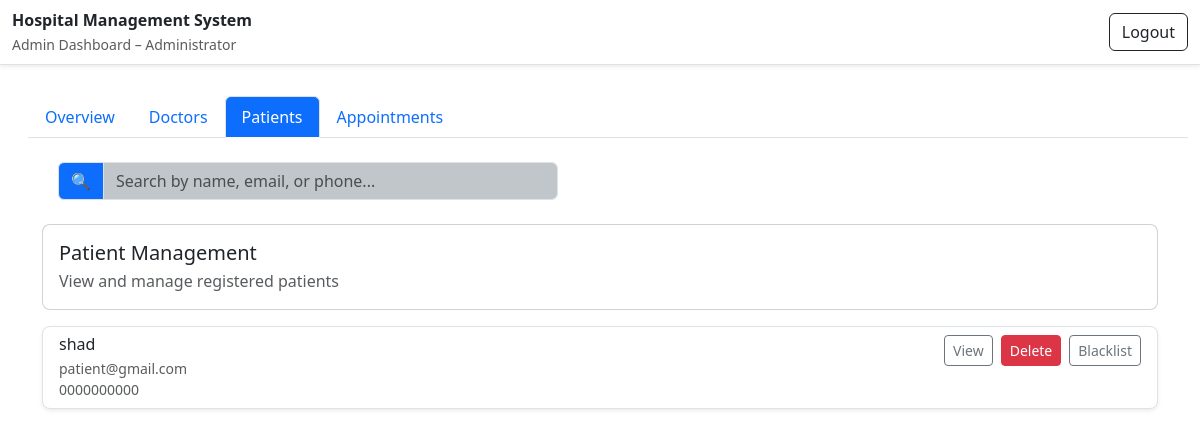
Before: /admin/dashboard/patients (signed in) with the older database file.
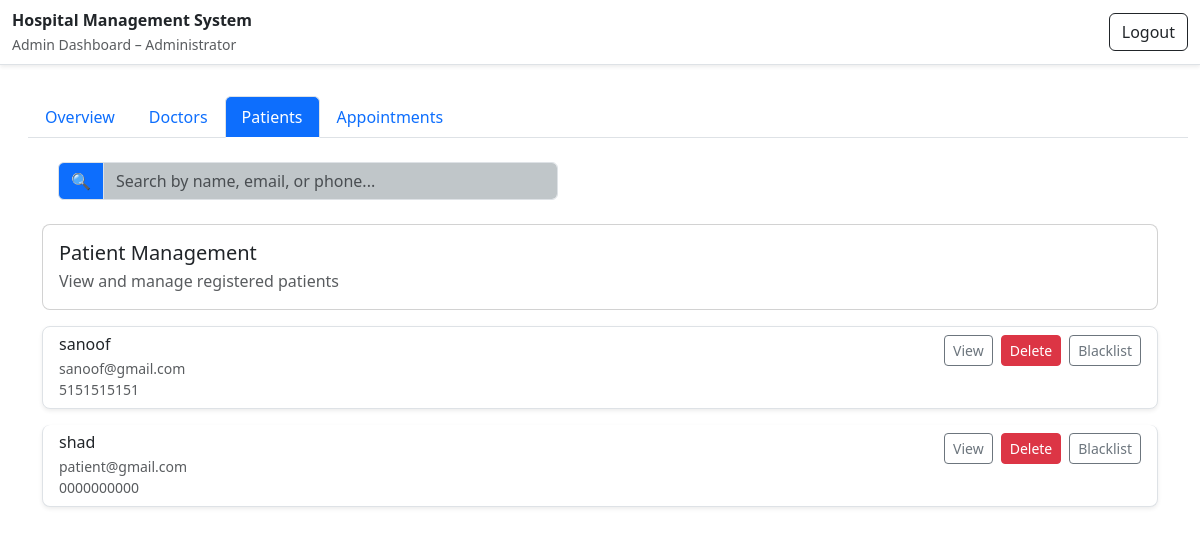
After: the same page with the newer database file.
### database/model.py (models this page shows)
class Patient(db.Model):
  patient_id = db.Column(db.Integer, primary_key=True)
  full_name = db.Column(db.String(64), nullable = False)
  email = db.Column(db.String(254), nullable=False, unique=True)
  password = db.Column(db.String(256), nullable=False)
  phone_no = db.Column(db.String(15), nullable = False)
  dob = db.Column(db.Date, nullable=False)
  address = db.Column(db.Text, nullable=False)
  appointments = db.relationship('Appointment', backref='patient', lazy=True)

### controllers/admin.py (the view, shortened to what this page needs)
    @app.route("/admin/dashboard/<role>")
    @admin_required
    def admin_role_tab(role):
        valid_roles = ('overview', 'doctors', 'patients', 'appointments')
        if role not in valid_roles:
            flash('Invalid tab.')
            return redirect(url_for('admin_role_tab', role='overview'))
        q = request.args.get('q', '').strip()
        like = f"%{q}%"
        context = {'role': role, 'q': q}
        if role == 'doctors':
            query = Doctor.query
            if q:
                query = query.filter(
                    or_(
                        Doctor.full_name.ilike(like),
                        Doctor.email.ilike(like)
                    )
                )
            context['doctors'] = query.order_by(Doctor.full_name).all()
            context['departments'] = Department.query.all()
            context['doctor_blacklisted_ids'] = Doctor_blacklist.query.all()
        elif role == 'patients':
            query = Patient.query
            context['patients'] = query.order_by(Patient.full_name).all()
            context['blacklisted_ids'] = Blacklist.query.all()
        elif role == 'appointments':
            context['appointments'] = Appointment.query.order_by(Appointment.date.desc()).all()
        return render_template("admin/dashboard.html", **context)

### controllers/admin.py (called while the page is built)
def admin_required(view_func):
    @wraps(view_func)
    def wrapper(*args, **kwargs):
        if 'user_id' not in session:
            flash('Please log in first.')
            return redirect(url_for('login'))
        if session.get('role') != 'admin':
            flash('Access denied: Admins only.')
            return redirect(url_for('login'))
        return view_func(*args, **kwargs)
    return wrapper

### templates/admin/dashboard.html (shortened to what this page needs)
{% extends "admin/admin_base.html" %}
{% block content %}
<div class="mt-3 ms-3">
  <ul class="nav nav-tabs">
    <li class="nav-item">
      <a class="nav-link {% if role == 'overview' %}active{% endif %}"
         href="{{ url_for('admin_role_tab', role='overview') }}">Overview</a>
    </li>
    <li class="nav-item">
      <a class="nav-link {% if role == 'doctors' %}active{% endif %}"
         href="{{ url_for('admin_role_tab', role='doctors') }}">Doctors</a>
    </li>
    <li class="nav-item">
      <a class="nav-link {% if role == 'patients' %}active{% endif %}"
         href="{{ url_for('admin_role_tab', role='patients') }}">Patients</a>
    </li>
    <li class="nav-item">
      <a class="nav-link {% if role == 'appointments' %}active{% endif %}"
         href="{{ url_for('admin_role_tab', role='appointments') }}">Appointments</a>
    </li>
  </ul>
</div>
<div class="container mt-4">
  {% if role == 'overview' %}
    {% include 'admin/parts/overview.html' %}
  {% elif role == 'doctors' %}
    {% include 'admin/parts/doctors.html' %}
  {% elif role == 'patients' %}
    {% include 'admin/parts/patients.html' %}
  {% elif role == 'appointments' %}
    {% include 'admin/parts/appointments.html' %}
  {% endif %}
</div>
{% endblock %}

### templates/admin/parts/patients.html (shortened to what this page needs)
<div class=" justify-content-center mt-3 mb-4" style="max-width:500px; margin-left:1rem;" >
  <div class="mb-3">
    <form method="get" action="{{ url_for('admin_role_tab', role=role) }}" >
      <div class="input-group">
        <span class="input-group-text" style="background-color: #0d6efd;">🔍</span>
        <input type="search" name="q"
       value="{{ request.args.get('q','') }}"
       class="form-control"
       placeholder="Search by name, email, or phone..."
       style="background-color: #c0c6c9;">
      </div>
    </form>
  </div>
</div>
<div class="card rounded-3 mb-3 p-3">
  <h5 class="mb-1">Patient Management</h5>
  <p class="text-muted mb-0">View and manage registered patients</p>
</div>
<div class="list-group">
  {% if patients %}
    {% if blacklisted_ids %}
      {% set blacklisted_ids = blacklisted_ids | map(attribute='patient_id') | list %}
    {% else %}
      {% set blacklisted_ids = [] %}
    {% endif %}
    {% for p in patients %}
      {% set pid = p.patient_id %}
      <div class="list-group-item list-group-item-action mb-3 rounded-3 shadow-sm
                  {% if pid in blacklisted_ids %}opacity-75{% endif %}">
        <div class="d-flex justify-content-between align-items-start">
          <div>
            <div class="d-flex align-items-center gap-2">
              <h6 class="mb-0">{{ p.full_name }}</h6>
            </div>
            <div class="text-muted small mt-1">{{ p.email }}</div>
            <div class="text-muted small">{{ p.phone_no }}</div>
          </div>
          <div class="d-flex align-items-center gap-2">
            <a href="{{ url_for('view_patient', patient_id=pid) }}"
                class="btn btn-outline-secondary btn-sm">View</a>
            <form method="post"
                  action="{{ url_for('delete_patient', patient_id=pid) }}"
                  onsubmit="return confirm('Delete this patient?');"
                  style="display:inline;">
              <button type="submit" class="btn btn-danger btn-sm">Delete</button>
            </form>
            {% if pid in blacklisted_ids %}
              <form method="post" action="{{ url_for('unblacklist_patient', patient_id=pid) }}" style="display:inline;">
                <button type="submit" class="btn btn-success btn-sm">Unblacklist</button>
              </form>
            {% else %}
              <form method="post" action="{{ url_for('blacklist_patient', patient_id=pid) }}" style="display:inline;">
                <button type="submit" class="btn btn-outline-secondary btn-sm">Blacklist</button>
              </form>
            {% endif %}
          </div>
        </div>
      </div>
    {% endfor %}
  {% else %}
    <div class="alert alert-secondary">No patients found.</div>
  {% endif %}
</div>

Changed rows visible on the page:
added Patient: full_name "sanoof", email "sanoof@gmail.com", phone_no "5151515151"
